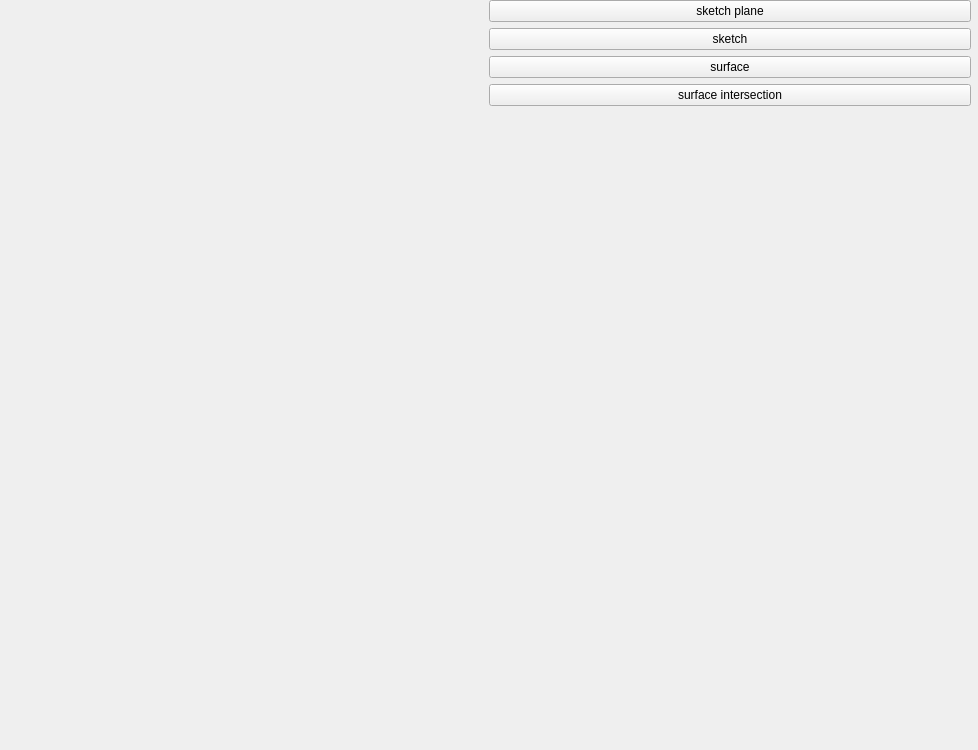
<?xml version="1.0" encoding="UTF-8"?>
<ui version="4.0">
 <class>EduCAD</class>
 <widget class="QWidget" name="EduCAD">
  <property name="geometry">
   <rect>
    <x>0</x>
    <y>0</y>
    <width>978</width>
    <height>750</height>
   </rect>
  </property>
  <property name="windowTitle">
   <string>EduCAD</string>
  </property>
  <widget class="QWidget" name="horizontalLayoutWidget">
   <property name="geometry">
    <rect>
     <x>0</x>
     <y>0</y>
     <width>971</width>
     <height>731</height>
    </rect>
   </property>
   <layout class="QHBoxLayout" name="HLayoutOuter">
    <item>
     <layout class="QGridLayout" name="gridLayout">
      <item row="0" column="0">
       <widget class="QWidget" name="widget" native="true">
        <widget class="QWidget" name="layoutWidget">
         <property name="geometry">
          <rect>
           <x>-2</x>
           <y>110</y>
           <width>481</width>
           <height>501</height>
          </rect>
         </property>
         <layout class="QVBoxLayout" name="mplContainer"/>
        </widget>
       </widget>
      </item>
     </layout>
    </item>
    <item>
     <layout class="QVBoxLayout" name="UISection">
      <item>
       <widget class="QPushButton" name="sketchPlaneButton">
        <property name="text">
         <string>sketch plane</string>
        </property>
       </widget>
      </item>
      <item>
       <widget class="QPushButton" name="sketchButton">
        <property name="text">
         <string>sketch</string>
        </property>
       </widget>
      </item>
      <item>
       <widget class="QPushButton" name="surfaceButton">
        <property name="text">
         <string>surface</string>
        </property>
       </widget>
      </item>
      <item>
       <widget class="QPushButton" name="surfaceIntersectionButton">
        <property name="text">
         <string>surface intersection</string>
        </property>
       </widget>
      </item>
      <item>
       <layout class="QVBoxLayout" name="verticalLayout">
        <item>
         <widget class="QWidget" name="optionInterface" native="true">
          <widget class="QWidget" name="verticalLayoutWidget_4">
           <property name="geometry">
            <rect>
             <x>10</x>
             <y>10</y>
             <width>431</width>
             <height>581</height>
            </rect>
           </property>
           <layout class="QVBoxLayout" name="optionLayout"/>
          </widget>
         </widget>
        </item>
       </layout>
      </item>
     </layout>
    </item>
   </layout>
  </widget>
 </widget>
 <resources/>
 <connections/>
</ui>
